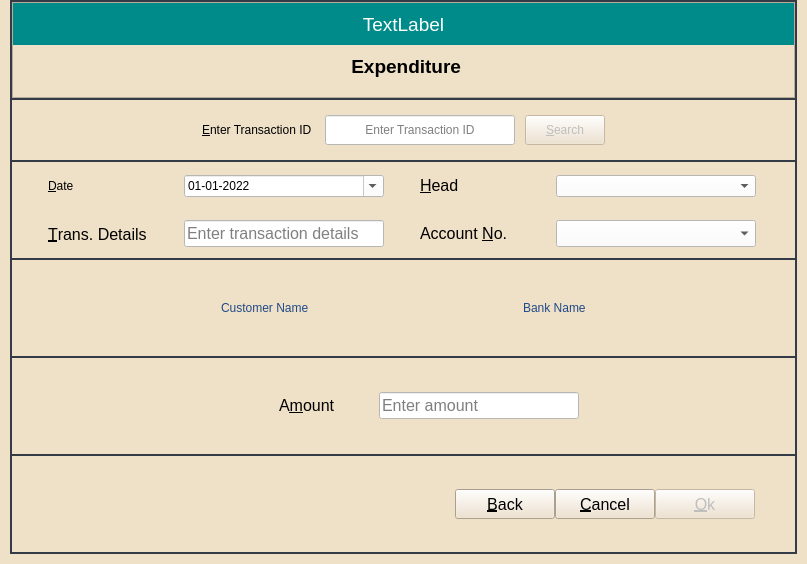
<?xml version="1.0" encoding="UTF-8"?>
<ui version="4.0">
 <class>TransactionWindow</class>
 <widget class="QDialog" name="TransactionWindow">
  <property name="windowModality">
   <enum>Qt::ApplicationModal</enum>
  </property>
  <property name="geometry">
   <rect>
    <x>0</x>
    <y>0</y>
    <width>807</width>
    <height>564</height>
   </rect>
  </property>
  <property name="sizePolicy">
   <sizepolicy hsizetype="Expanding" vsizetype="Preferred">
    <horstretch>0</horstretch>
    <verstretch>0</verstretch>
   </sizepolicy>
  </property>
  <property name="font">
   <font/>
  </property>
  <property name="windowTitle">
   <string>Expense Tracker</string>
  </property>
  <property name="windowIcon">
   <iconset>
    <normaloff>:/icons/expense_tracker_sm.png</normaloff>:/icons/expense_tracker_sm.png</iconset>
  </property>
  <property name="styleSheet">
   <string notr="true">*{
	background-color: rgb(239, 224, 200);
}

QComboBox{
width: 150px;
selection-color: rgb(255, 255, 255);
background-color: rgb(255, 255, 255);
selection-background-color: rgb(32, 74, 135);
}

QLineEdit{
width: 150px;
background-color: rgb(255, 255, 255);
}

QDateEdit{
	color: rgb(0, 0, 0);
	background-color: rgb(255, 255, 255);
}

#labelMessage{
color: rgb(255, 255, 255);
background-color: rgb(0, 139, 139);
}

#centralWidget{
background-color: #343b47;
}
</string>
  </property>
  <property name="modal">
   <bool>true</bool>
  </property>
  <layout class="QVBoxLayout" name="verticalLayout_4">
   <property name="spacing">
    <number>0</number>
   </property>
   <property name="leftMargin">
    <number>10</number>
   </property>
   <property name="topMargin">
    <number>0</number>
   </property>
   <property name="rightMargin">
    <number>10</number>
   </property>
   <property name="bottomMargin">
    <number>10</number>
   </property>
   <item>
    <widget class="QWidget" name="centralWidget" native="true">
     <layout class="QVBoxLayout" name="verticalLayout">
      <property name="spacing">
       <number>2</number>
      </property>
      <property name="leftMargin">
       <number>2</number>
      </property>
      <property name="topMargin">
       <number>2</number>
      </property>
      <property name="rightMargin">
       <number>2</number>
      </property>
      <property name="bottomMargin">
       <number>2</number>
      </property>
      <item>
       <widget class="QFrame" name="frameLabels">
        <property name="frameShape">
         <enum>QFrame::StyledPanel</enum>
        </property>
        <property name="frameShadow">
         <enum>QFrame::Raised</enum>
        </property>
        <layout class="QVBoxLayout" name="verticalLayout_3">
         <property name="spacing">
          <number>0</number>
         </property>
         <property name="leftMargin">
          <number>0</number>
         </property>
         <property name="topMargin">
          <number>0</number>
         </property>
         <property name="rightMargin">
          <number>0</number>
         </property>
         <property name="bottomMargin">
          <number>10</number>
         </property>
         <item>
          <widget class="QLabel" name="labelMessage">
           <property name="minimumSize">
            <size>
             <width>0</width>
             <height>0</height>
            </size>
           </property>
           <property name="maximumSize">
            <size>
             <width>16777215</width>
             <height>16777215</height>
            </size>
           </property>
           <property name="font">
            <font>
             <pointsize>14</pointsize>
            </font>
           </property>
           <property name="styleSheet">
            <string notr="true"/>
           </property>
           <property name="text">
            <string>TextLabel</string>
           </property>
           <property name="alignment">
            <set>Qt::AlignCenter</set>
           </property>
           <property name="margin">
            <number>0</number>
           </property>
          </widget>
         </item>
         <item>
          <widget class="QLabel" name="labelHeading">
           <property name="minimumSize">
            <size>
             <width>0</width>
             <height>0</height>
            </size>
           </property>
           <property name="maximumSize">
            <size>
             <width>16777215</width>
             <height>16777215</height>
            </size>
           </property>
           <property name="font">
            <font>
             <pointsize>14</pointsize>
             <bold>true</bold>
             <underline>false</underline>
            </font>
           </property>
           <property name="styleSheet">
            <string notr="true"/>
           </property>
           <property name="text">
            <string> Expenditure</string>
           </property>
           <property name="alignment">
            <set>Qt::AlignCenter</set>
           </property>
           <property name="margin">
            <number>0</number>
           </property>
          </widget>
         </item>
        </layout>
       </widget>
      </item>
      <item>
       <widget class="QFrame" name="frameSearch">
        <property name="maximumSize">
         <size>
          <width>16777215</width>
          <height>60</height>
         </size>
        </property>
        <layout class="QHBoxLayout" name="horizontalLayout">
         <property name="spacing">
          <number>10</number>
         </property>
         <property name="leftMargin">
          <number>0</number>
         </property>
         <property name="topMargin">
          <number>0</number>
         </property>
         <property name="rightMargin">
          <number>0</number>
         </property>
         <property name="bottomMargin">
          <number>0</number>
         </property>
         <item>
          <spacer name="horSpacer4">
           <property name="orientation">
            <enum>Qt::Horizontal</enum>
           </property>
           <property name="sizeHint" stdset="0">
            <size>
             <width>169</width>
             <height>20</height>
            </size>
           </property>
          </spacer>
         </item>
         <item>
          <widget class="QLabel" name="labelTransId">
           <property name="minimumSize">
            <size>
             <width>0</width>
             <height>0</height>
            </size>
           </property>
           <property name="text">
            <string>&amp;Enter Transaction ID </string>
           </property>
           <property name="buddy">
            <cstring>editTransId</cstring>
           </property>
          </widget>
         </item>
         <item>
          <widget class="QLineEdit" name="editTransId">
           <property name="minimumSize">
            <size>
             <width>0</width>
             <height>30</height>
            </size>
           </property>
           <property name="styleSheet">
            <string notr="true"/>
           </property>
           <property name="maxLength">
            <number>40</number>
           </property>
           <property name="alignment">
            <set>Qt::AlignCenter</set>
           </property>
           <property name="placeholderText">
            <string>Enter Transaction ID</string>
           </property>
          </widget>
         </item>
         <item>
          <widget class="QPushButton" name="buttonSearch">
           <property name="enabled">
            <bool>false</bool>
           </property>
           <property name="minimumSize">
            <size>
             <width>0</width>
             <height>30</height>
            </size>
           </property>
           <property name="text">
            <string>&amp;Search</string>
           </property>
          </widget>
         </item>
         <item>
          <spacer name="horSpacer3">
           <property name="orientation">
            <enum>Qt::Horizontal</enum>
           </property>
           <property name="sizeHint" stdset="0">
            <size>
             <width>169</width>
             <height>20</height>
            </size>
           </property>
          </spacer>
         </item>
        </layout>
       </widget>
      </item>
      <item>
       <widget class="QFrame" name="frameDetails">
        <layout class="QVBoxLayout" name="verticalLayout_2">
         <property name="spacing">
          <number>0</number>
         </property>
         <property name="leftMargin">
          <number>0</number>
         </property>
         <property name="topMargin">
          <number>0</number>
         </property>
         <property name="rightMargin">
          <number>0</number>
         </property>
         <property name="bottomMargin">
          <number>0</number>
         </property>
         <item>
          <widget class="QFrame" name="frameDetailsTop">
           <layout class="QHBoxLayout" name="horizontalLayout_4">
            <property name="spacing">
             <number>0</number>
            </property>
            <property name="leftMargin">
             <number>0</number>
            </property>
            <property name="topMargin">
             <number>0</number>
            </property>
            <property name="rightMargin">
             <number>0</number>
            </property>
            <property name="bottomMargin">
             <number>0</number>
            </property>
            <item>
             <widget class="QLabel" name="labelTransDate">
              <property name="sizePolicy">
               <sizepolicy hsizetype="Fixed" vsizetype="Fixed">
                <horstretch>0</horstretch>
                <verstretch>0</verstretch>
               </sizepolicy>
              </property>
              <property name="minimumSize">
               <size>
                <width>100</width>
                <height>0</height>
               </size>
              </property>
              <property name="maximumSize">
               <size>
                <width>100</width>
                <height>16777215</height>
               </size>
              </property>
              <property name="text">
               <string>&amp;Date</string>
              </property>
              <property name="buddy">
               <cstring>dateTrans</cstring>
              </property>
             </widget>
            </item>
            <item>
             <widget class="QDateEdit" name="dateTrans">
              <property name="sizePolicy">
               <sizepolicy hsizetype="Fixed" vsizetype="Fixed">
                <horstretch>0</horstretch>
                <verstretch>0</verstretch>
               </sizepolicy>
              </property>
              <property name="minimumSize">
               <size>
                <width>200</width>
                <height>0</height>
               </size>
              </property>
              <property name="maximumSize">
               <size>
                <width>200</width>
                <height>16777215</height>
               </size>
              </property>
              <property name="styleSheet">
               <string notr="true"/>
              </property>
              <property name="inputMethodHints">
               <set>Qt::ImhDate</set>
              </property>
              <property name="wrapping">
               <bool>false</bool>
              </property>
              <property name="frame">
               <bool>true</bool>
              </property>
              <property name="readOnly">
               <bool>false</bool>
              </property>
              <property name="buttonSymbols">
               <enum>QAbstractSpinBox::UpDownArrows</enum>
              </property>
              <property name="specialValueText">
               <string notr="true"/>
              </property>
              <property name="showGroupSeparator" stdset="0">
               <bool>false</bool>
              </property>
              <property name="maximumDateTime">
               <datetime>
                <hour>23</hour>
                <minute>59</minute>
                <second>59</second>
                <year>2100</year>
                <month>12</month>
                <day>31</day>
               </datetime>
              </property>
              <property name="minimumDateTime">
               <datetime>
                <hour>0</hour>
                <minute>0</minute>
                <second>0</second>
                <year>2022</year>
                <month>1</month>
                <day>1</day>
               </datetime>
              </property>
              <property name="maximumDate">
               <date>
                <year>2100</year>
                <month>12</month>
                <day>31</day>
               </date>
              </property>
              <property name="minimumDate">
               <date>
                <year>2022</year>
                <month>1</month>
                <day>1</day>
               </date>
              </property>
              <property name="currentSection">
               <enum>QDateTimeEdit::DaySection</enum>
              </property>
              <property name="displayFormat">
               <string>dd-MM-yyyy</string>
              </property>
              <property name="calendarPopup">
               <bool>true</bool>
              </property>
             </widget>
            </item>
            <item>
             <widget class="QLabel" name="labelHead">
              <property name="sizePolicy">
               <sizepolicy hsizetype="Fixed" vsizetype="Fixed">
                <horstretch>0</horstretch>
                <verstretch>0</verstretch>
               </sizepolicy>
              </property>
              <property name="minimumSize">
               <size>
                <width>100</width>
                <height>0</height>
               </size>
              </property>
              <property name="maximumSize">
               <size>
                <width>100</width>
                <height>16777215</height>
               </size>
              </property>
              <property name="font">
               <font>
                <pointsize>12</pointsize>
               </font>
              </property>
              <property name="text">
               <string>&amp;Head</string>
              </property>
              <property name="buddy">
               <cstring>comboHead</cstring>
              </property>
             </widget>
            </item>
            <item>
             <widget class="QComboBox" name="comboHead">
              <property name="sizePolicy">
               <sizepolicy hsizetype="Fixed" vsizetype="Fixed">
                <horstretch>0</horstretch>
                <verstretch>0</verstretch>
               </sizepolicy>
              </property>
              <property name="minimumSize">
               <size>
                <width>200</width>
                <height>0</height>
               </size>
              </property>
              <property name="maximumSize">
               <size>
                <width>200</width>
                <height>16777215</height>
               </size>
              </property>
              <property name="styleSheet">
               <string notr="true"/>
              </property>
              <property name="currentText">
               <string/>
              </property>
              <property name="maxCount">
               <number>500</number>
              </property>
              <property name="placeholderText">
               <string>Select transaction head</string>
              </property>
             </widget>
            </item>
           </layout>
          </widget>
         </item>
         <item>
          <widget class="QFrame" name="frameDetailsBottom">
           <layout class="QHBoxLayout" name="horizontalLayout_2">
            <property name="spacing">
             <number>0</number>
            </property>
            <property name="leftMargin">
             <number>0</number>
            </property>
            <property name="topMargin">
             <number>0</number>
            </property>
            <property name="rightMargin">
             <number>0</number>
            </property>
            <property name="bottomMargin">
             <number>0</number>
            </property>
            <item>
             <widget class="QLabel" name="labelTransDetails">
              <property name="sizePolicy">
               <sizepolicy hsizetype="Preferred" vsizetype="Preferred">
                <horstretch>0</horstretch>
                <verstretch>0</verstretch>
               </sizepolicy>
              </property>
              <property name="minimumSize">
               <size>
                <width>100</width>
                <height>0</height>
               </size>
              </property>
              <property name="maximumSize">
               <size>
                <width>100</width>
                <height>16777215</height>
               </size>
              </property>
              <property name="font">
               <font>
                <pointsize>12</pointsize>
               </font>
              </property>
              <property name="text">
               <string>&amp;Trans. Details</string>
              </property>
              <property name="buddy">
               <cstring>editTransDetails</cstring>
              </property>
             </widget>
            </item>
            <item>
             <widget class="QLineEdit" name="editTransDetails">
              <property name="sizePolicy">
               <sizepolicy hsizetype="Fixed" vsizetype="Fixed">
                <horstretch>0</horstretch>
                <verstretch>0</verstretch>
               </sizepolicy>
              </property>
              <property name="minimumSize">
               <size>
                <width>200</width>
                <height>0</height>
               </size>
              </property>
              <property name="maximumSize">
               <size>
                <width>200</width>
                <height>16777215</height>
               </size>
              </property>
              <property name="font">
               <font>
                <pointsize>12</pointsize>
               </font>
              </property>
              <property name="styleSheet">
               <string notr="true"/>
              </property>
              <property name="inputMethodHints">
               <set>Qt::ImhNone</set>
              </property>
              <property name="maxLength">
               <number>40</number>
              </property>
              <property name="placeholderText">
               <string>Enter transaction details</string>
              </property>
             </widget>
            </item>
            <item>
             <widget class="QLabel" name="labelAccount">
              <property name="sizePolicy">
               <sizepolicy hsizetype="Fixed" vsizetype="Fixed">
                <horstretch>0</horstretch>
                <verstretch>0</verstretch>
               </sizepolicy>
              </property>
              <property name="minimumSize">
               <size>
                <width>100</width>
                <height>0</height>
               </size>
              </property>
              <property name="maximumSize">
               <size>
                <width>100</width>
                <height>16777215</height>
               </size>
              </property>
              <property name="font">
               <font>
                <pointsize>12</pointsize>
               </font>
              </property>
              <property name="text">
               <string>Account &amp;No.</string>
              </property>
              <property name="buddy">
               <cstring>comboAccount</cstring>
              </property>
             </widget>
            </item>
            <item>
             <widget class="QComboBox" name="comboAccount">
              <property name="sizePolicy">
               <sizepolicy hsizetype="Fixed" vsizetype="Fixed">
                <horstretch>0</horstretch>
                <verstretch>0</verstretch>
               </sizepolicy>
              </property>
              <property name="minimumSize">
               <size>
                <width>200</width>
                <height>0</height>
               </size>
              </property>
              <property name="maximumSize">
               <size>
                <width>200</width>
                <height>16777215</height>
               </size>
              </property>
              <property name="font">
               <font>
                <pointsize>12</pointsize>
               </font>
              </property>
              <property name="styleSheet">
               <string notr="true"/>
              </property>
              <property name="inputMethodHints">
               <set>Qt::ImhNone</set>
              </property>
              <property name="maxCount">
               <number>500</number>
              </property>
              <property name="placeholderText">
               <string>Select bank account number</string>
              </property>
              <property name="modelColumn">
               <number>0</number>
              </property>
             </widget>
            </item>
           </layout>
          </widget>
         </item>
        </layout>
       </widget>
      </item>
      <item>
       <widget class="QFrame" name="frameAccount">
        <layout class="QHBoxLayout" name="horizontalLayout_3">
         <property name="leftMargin">
          <number>0</number>
         </property>
         <property name="topMargin">
          <number>0</number>
         </property>
         <property name="rightMargin">
          <number>0</number>
         </property>
         <property name="bottomMargin">
          <number>0</number>
         </property>
         <item>
          <spacer name="horSpacer5">
           <property name="orientation">
            <enum>Qt::Horizontal</enum>
           </property>
           <property name="sizeHint" stdset="0">
            <size>
             <width>179</width>
             <height>20</height>
            </size>
           </property>
          </spacer>
         </item>
         <item>
          <widget class="QLabel" name="labelCustomerName">
           <property name="sizePolicy">
            <sizepolicy hsizetype="Fixed" vsizetype="Preferred">
             <horstretch>0</horstretch>
             <verstretch>0</verstretch>
            </sizepolicy>
           </property>
           <property name="minimumSize">
            <size>
             <width>0</width>
             <height>30</height>
            </size>
           </property>
           <property name="styleSheet">
            <string notr="true">color: rgb(32, 74, 135);
</string>
           </property>
           <property name="text">
            <string>Customer Name</string>
           </property>
          </widget>
         </item>
         <item>
          <spacer name="horizontalSpacer_3">
           <property name="orientation">
            <enum>Qt::Horizontal</enum>
           </property>
           <property name="sizeHint" stdset="0">
            <size>
             <width>180</width>
             <height>20</height>
            </size>
           </property>
          </spacer>
         </item>
         <item>
          <widget class="QLabel" name="labelBankName">
           <property name="sizePolicy">
            <sizepolicy hsizetype="Fixed" vsizetype="Preferred">
             <horstretch>0</horstretch>
             <verstretch>0</verstretch>
            </sizepolicy>
           </property>
           <property name="minimumSize">
            <size>
             <width>0</width>
             <height>30</height>
            </size>
           </property>
           <property name="styleSheet">
            <string notr="true">color: rgb(32, 74, 135);
</string>
           </property>
           <property name="text">
            <string>Bank Name</string>
           </property>
          </widget>
         </item>
         <item>
          <spacer name="horizontalSpacer">
           <property name="orientation">
            <enum>Qt::Horizontal</enum>
           </property>
           <property name="sizeHint" stdset="0">
            <size>
             <width>179</width>
             <height>20</height>
            </size>
           </property>
          </spacer>
         </item>
        </layout>
       </widget>
      </item>
      <item>
       <widget class="QFrame" name="frameAmount">
        <property name="sizePolicy">
         <sizepolicy hsizetype="Expanding" vsizetype="Preferred">
          <horstretch>0</horstretch>
          <verstretch>0</verstretch>
         </sizepolicy>
        </property>
        <property name="minimumSize">
         <size>
          <width>0</width>
          <height>0</height>
         </size>
        </property>
        <property name="maximumSize">
         <size>
          <width>16777215</width>
          <height>16777215</height>
         </size>
        </property>
        <layout class="QHBoxLayout" name="amountLayout">
         <property name="spacing">
          <number>0</number>
         </property>
         <property name="leftMargin">
          <number>50</number>
         </property>
         <property name="topMargin">
          <number>0</number>
         </property>
         <property name="rightMargin">
          <number>0</number>
         </property>
         <property name="bottomMargin">
          <number>0</number>
         </property>
         <item>
          <spacer name="horizontalSpacer_5">
           <property name="orientation">
            <enum>Qt::Horizontal</enum>
           </property>
           <property name="sizeHint" stdset="0">
            <size>
             <width>40</width>
             <height>20</height>
            </size>
           </property>
          </spacer>
         </item>
         <item alignment="Qt::AlignLeft">
          <widget class="QLabel" name="labelTransAmount">
           <property name="sizePolicy">
            <sizepolicy hsizetype="Fixed" vsizetype="Fixed">
             <horstretch>0</horstretch>
             <verstretch>0</verstretch>
            </sizepolicy>
           </property>
           <property name="minimumSize">
            <size>
             <width>100</width>
             <height>0</height>
            </size>
           </property>
           <property name="maximumSize">
            <size>
             <width>100</width>
             <height>16777215</height>
            </size>
           </property>
           <property name="font">
            <font>
             <pointsize>12</pointsize>
            </font>
           </property>
           <property name="text">
            <string>A&amp;mount</string>
           </property>
           <property name="buddy">
            <cstring>editTransAmount</cstring>
           </property>
          </widget>
         </item>
         <item alignment="Qt::AlignLeft">
          <widget class="QLineEdit" name="editTransAmount">
           <property name="sizePolicy">
            <sizepolicy hsizetype="Fixed" vsizetype="Fixed">
             <horstretch>0</horstretch>
             <verstretch>0</verstretch>
            </sizepolicy>
           </property>
           <property name="minimumSize">
            <size>
             <width>200</width>
             <height>0</height>
            </size>
           </property>
           <property name="maximumSize">
            <size>
             <width>200</width>
             <height>16777215</height>
            </size>
           </property>
           <property name="font">
            <font>
             <pointsize>12</pointsize>
            </font>
           </property>
           <property name="styleSheet">
            <string notr="true"/>
           </property>
           <property name="inputMethodHints">
            <set>Qt::ImhNone</set>
           </property>
           <property name="maxLength">
            <number>40</number>
           </property>
           <property name="placeholderText">
            <string>Enter amount</string>
           </property>
          </widget>
         </item>
         <item>
          <spacer name="horizontalSpacer_2">
           <property name="orientation">
            <enum>Qt::Horizontal</enum>
           </property>
           <property name="sizeHint" stdset="0">
            <size>
             <width>40</width>
             <height>20</height>
            </size>
           </property>
          </spacer>
         </item>
        </layout>
       </widget>
      </item>
      <item>
       <widget class="QFrame" name="frameButton">
        <layout class="QHBoxLayout" name="buttonLayout">
         <property name="spacing">
          <number>0</number>
         </property>
         <property name="leftMargin">
          <number>0</number>
         </property>
         <property name="topMargin">
          <number>0</number>
         </property>
         <property name="rightMargin">
          <number>40</number>
         </property>
         <property name="bottomMargin">
          <number>0</number>
         </property>
         <item>
          <spacer name="horSpacer2">
           <property name="orientation">
            <enum>Qt::Horizontal</enum>
           </property>
           <property name="sizeHint" stdset="0">
            <size>
             <width>40</width>
             <height>20</height>
            </size>
           </property>
          </spacer>
         </item>
         <item>
          <widget class="QPushButton" name="buttonBack">
           <property name="minimumSize">
            <size>
             <width>100</width>
             <height>30</height>
            </size>
           </property>
           <property name="maximumSize">
            <size>
             <width>100</width>
             <height>30</height>
            </size>
           </property>
           <property name="font">
            <font>
             <pointsize>12</pointsize>
             <bold>false</bold>
            </font>
           </property>
           <property name="styleSheet">
            <string notr="true"/>
           </property>
           <property name="text">
            <string>&amp;Back</string>
           </property>
           <property name="icon">
            <iconset resource="../src/resource.qrc">
             <normaloff>:/icons/icons/back.png</normaloff>:/icons/icons/back.png</iconset>
           </property>
           <property name="autoDefault">
            <bool>true</bool>
           </property>
           <property name="default">
            <bool>false</bool>
           </property>
          </widget>
         </item>
         <item>
          <widget class="QPushButton" name="buttonCancel">
           <property name="enabled">
            <bool>true</bool>
           </property>
           <property name="minimumSize">
            <size>
             <width>100</width>
             <height>30</height>
            </size>
           </property>
           <property name="maximumSize">
            <size>
             <width>100</width>
             <height>30</height>
            </size>
           </property>
           <property name="font">
            <font>
             <pointsize>12</pointsize>
             <bold>false</bold>
            </font>
           </property>
           <property name="styleSheet">
            <string notr="true"/>
           </property>
           <property name="text">
            <string>&amp;Cancel</string>
           </property>
           <property name="icon">
            <iconset resource="../src/resource.qrc">
             <normaloff>:/icons/icons/cancel.png</normaloff>:/icons/icons/cancel.png</iconset>
           </property>
           <property name="autoDefault">
            <bool>true</bool>
           </property>
           <property name="default">
            <bool>false</bool>
           </property>
          </widget>
         </item>
         <item>
          <widget class="QPushButton" name="buttonOk">
           <property name="enabled">
            <bool>false</bool>
           </property>
           <property name="minimumSize">
            <size>
             <width>100</width>
             <height>30</height>
            </size>
           </property>
           <property name="maximumSize">
            <size>
             <width>100</width>
             <height>30</height>
            </size>
           </property>
           <property name="font">
            <font>
             <pointsize>12</pointsize>
             <bold>false</bold>
            </font>
           </property>
           <property name="styleSheet">
            <string notr="true"/>
           </property>
           <property name="text">
            <string>&amp;Ok</string>
           </property>
           <property name="icon">
            <iconset resource="../src/resource.qrc">
             <normaloff>:/icons/icons/ok.png</normaloff>:/icons/icons/ok.png</iconset>
           </property>
           <property name="autoDefault">
            <bool>true</bool>
           </property>
           <property name="default">
            <bool>true</bool>
           </property>
          </widget>
         </item>
        </layout>
       </widget>
      </item>
     </layout>
    </widget>
   </item>
  </layout>
 </widget>
 <resources>
  <include location="../src/resource.qrc"/>
 </resources>
 <connections>
  <connection>
   <sender>editTransId</sender>
   <signal>textEdited(QString)</signal>
   <receiver>TransactionWindow</receiver>
   <slot>onTextChanged()</slot>
   <hints>
    <hint type="sourcelabel">
     <x>438</x>
     <y>127</y>
    </hint>
    <hint type="destinationlabel">
     <x>403</x>
     <y>281</y>
    </hint>
   </hints>
  </connection>
  <connection>
   <sender>buttonSearch</sender>
   <signal>clicked()</signal>
   <receiver>TransactionWindow</receiver>
   <slot>onSearchClicked()</slot>
   <hints>
    <hint type="sourcelabel">
     <x>573</x>
     <y>127</y>
    </hint>
    <hint type="destinationlabel">
     <x>403</x>
     <y>281</y>
    </hint>
   </hints>
  </connection>
  <connection>
   <sender>dateTrans</sender>
   <signal>userDateChanged(QDate)</signal>
   <receiver>TransactionWindow</receiver>
   <slot>onDateChanged()</slot>
   <hints>
    <hint type="sourcelabel">
     <x>283</x>
     <y>183</y>
    </hint>
    <hint type="destinationlabel">
     <x>403</x>
     <y>281</y>
    </hint>
   </hints>
  </connection>
  <connection>
   <sender>editTransDetails</sender>
   <signal>textEdited(QString)</signal>
   <receiver>TransactionWindow</receiver>
   <slot>onTextEdited()</slot>
   <hints>
    <hint type="sourcelabel">
     <x>283</x>
     <y>232</y>
    </hint>
    <hint type="destinationlabel">
     <x>403</x>
     <y>281</y>
    </hint>
   </hints>
  </connection>
  <connection>
   <sender>comboHead</sender>
   <signal>currentIndexChanged(int)</signal>
   <receiver>TransactionWindow</receiver>
   <slot>onIndexChanged()</slot>
   <hints>
    <hint type="sourcelabel">
     <x>655</x>
     <y>183</y>
    </hint>
    <hint type="destinationlabel">
     <x>403</x>
     <y>281</y>
    </hint>
   </hints>
  </connection>
  <connection>
   <sender>comboAccount</sender>
   <signal>currentIndexChanged(int)</signal>
   <receiver>TransactionWindow</receiver>
   <slot>onIndexChanged()</slot>
   <hints>
    <hint type="sourcelabel">
     <x>655</x>
     <y>232</y>
    </hint>
    <hint type="destinationlabel">
     <x>403</x>
     <y>281</y>
    </hint>
   </hints>
  </connection>
  <connection>
   <sender>editTransAmount</sender>
   <signal>textEdited(QString)</signal>
   <receiver>TransactionWindow</receiver>
   <slot>onTextEdited()</slot>
   <hints>
    <hint type="sourcelabel">
     <x>578</x>
     <y>418</y>
    </hint>
    <hint type="destinationlabel">
     <x>403</x>
     <y>281</y>
    </hint>
   </hints>
  </connection>
  <connection>
   <sender>buttonBack</sender>
   <signal>clicked()</signal>
   <receiver>TransactionWindow</receiver>
   <slot>close()</slot>
   <hints>
    <hint type="sourcelabel">
     <x>504</x>
     <y>503</y>
    </hint>
    <hint type="destinationlabel">
     <x>403</x>
     <y>281</y>
    </hint>
   </hints>
  </connection>
  <connection>
   <sender>buttonCancel</sender>
   <signal>clicked()</signal>
   <receiver>TransactionWindow</receiver>
   <slot>onCancelPressed()</slot>
   <hints>
    <hint type="sourcelabel">
     <x>604</x>
     <y>503</y>
    </hint>
    <hint type="destinationlabel">
     <x>403</x>
     <y>281</y>
    </hint>
   </hints>
  </connection>
  <connection>
   <sender>buttonOk</sender>
   <signal>clicked()</signal>
   <receiver>TransactionWindow</receiver>
   <slot>onOkPressed()</slot>
   <hints>
    <hint type="sourcelabel">
     <x>704</x>
     <y>503</y>
    </hint>
    <hint type="destinationlabel">
     <x>403</x>
     <y>281</y>
    </hint>
   </hints>
  </connection>
 </connections>
 <slots>
  <slot>onTextChanged()</slot>
  <slot>onSearchClicked()</slot>
  <slot>onDateChanged()</slot>
  <slot>onIndexChanged()</slot>
  <slot>onCancelPressed()</slot>
  <slot>onOkPressed()</slot>
  <slot>onTextEdited()</slot>
 </slots>
</ui>
